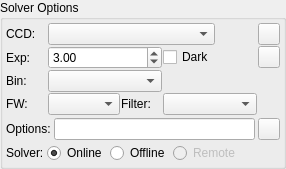
        <widget class="QGroupBox" name="plateSolverOptionsGroup">
         <property name="title">
          <string>Solver Options</string>
         </property>
         <layout class="QVBoxLayout" name="verticalLayout_2">
          <property name="spacing">
           <number>3</number>
          </property>
          <property name="leftMargin">
           <number>3</number>
          </property>
          <property name="topMargin">
           <number>3</number>
          </property>
          <property name="rightMargin">
           <number>3</number>
          </property>
          <property name="bottomMargin">
           <number>3</number>
          </property>
          <item>
           <layout class="QHBoxLayout" name="horizontalLayout">
            <property name="spacing">
             <number>1</number>
            </property>
            <item>
             <layout class="QGridLayout" name="gridLayout_4">
              <property name="spacing">
               <number>1</number>
              </property>
              <item row="0" column="0">
               <widget class="QLabel" name="textLabel1_6">
                <property name="toolTip">
                 <string/>
                </property>
                <property name="whatsThis">
                 <string/>
                </property>
                <property name="text">
                 <string>CCD:</string>
                </property>
               </widget>
              </item>
              <item row="1" column="7">
               <widget class="QPushButton" name="toggleFullScreenB">
                <property name="minimumSize">
                 <size>
                  <width>22</width>
                  <height>22</height>
                 </size>
                </property>
                <property name="maximumSize">
                 <size>
                  <width>22</width>
                  <height>22</height>
                 </size>
                </property>
                <property name="toolTip">
                 <string>Toggle Full Screen</string>
                </property>
                <property name="text">
                 <string/>
                </property>
               </widget>
              </item>
              <item row="1" column="1" colspan="2">
               <widget class="QDoubleSpinBox" name="exposureIN">
                <property name="toolTip">
                 <string>Exposure duration in seconds</string>
                </property>
                <property name="minimum">
                 <double>0.100000000000000</double>
                </property>
                <property name="maximum">
                 <double>60.000000000000000</double>
                </property>
                <property name="singleStep">
                 <double>0.500000000000000</double>
                </property>
                <property name="value">
                 <double>3.000000000000000</double>
                </property>
               </widget>
              </item>
              <item row="1" column="0">
               <widget class="QLabel" name="label_7">
                <property name="toolTip">
                 <string/>
                </property>
                <property name="text">
                 <string>Exp:</string>
                </property>
               </widget>
              </item>
              <item row="1" column="3">
               <widget class="QCheckBox" name="alignDarkFrameCheck">
                <property name="toolTip">
                 <string>Subtract dark frame. If no suitable dark frame is available, a dark frame shall be captured.</string>
                </property>
                <property name="text">
                 <string>Dark</string>
                </property>
               </widget>
              </item>
              <item row="2" column="1" colspan="2">
               <widget class="QComboBox" name="binningCombo">
                <property name="toolTip">
                 <string>Camera binning</string>
                </property>
               </widget>
              </item>
              <item row="2" column="0">
               <widget class="QLabel" name="label_18">
                <property name="toolTip">
                 <string/>
                </property>
                <property name="text">
                 <string>Bin:</string>
                </property>
               </widget>
              </item>
              <item row="0" column="7">
               <widget class="QPushButton" name="showFITSViewerB">
                <property name="minimumSize">
                 <size>
                  <width>22</width>
                  <height>22</height>
                 </size>
                </property>
                <property name="maximumSize">
                 <size>
                  <width>22</width>
                  <height>22</height>
                 </size>
                </property>
                <property name="toolTip">
                 <string>Show in FITS Viewer</string>
                </property>
                <property name="text">
                 <string/>
                </property>
               </widget>
              </item>
              <item row="0" column="1" colspan="3">
               <widget class="QComboBox" name="CCDCaptureCombo"/>
              </item>
              <item row="3" column="0">
               <widget class="QLabel" name="FilterCaptureLabel">
                <property name="text">
                 <string>FW:</string>
                </property>
               </widget>
              </item>
              <item row="3" column="1">
               <widget class="QComboBox" name="FilterDevicesCombo"/>
              </item>
              <item row="3" column="2">
               <widget class="QLabel" name="FilterPosLabel">
                <property name="text">
                 <string>Filter:</string>
                </property>
               </widget>
              </item>
              <item row="3" column="3" colspan="2">
               <widget class="QComboBox" name="FilterPosCombo"/>
              </item>
             </layout>
            </item>
           </layout>
          </item>
          <item>
           <layout class="QHBoxLayout" name="horizontalLayout_11">
            <property name="spacing">
             <number>3</number>
            </property>
            <item>
             <widget class="QLabel" name="label_14">
              <property name="text">
               <string>Options:</string>
              </property>
             </widget>
            </item>
            <item>
             <widget class="QLineEdit" name="solverOptions">
              <property name="statusTip">
               <string>Additional options to be the solver</string>
              </property>
              <property name="readOnly">
               <bool>false</bool>
              </property>
             </widget>
            </item>
            <item>
             <widget class="QPushButton" name="editOptionsB">
              <property name="minimumSize">
               <size>
                <width>22</width>
                <height>22</height>
               </size>
              </property>
              <property name="maximumSize">
               <size>
                <width>22</width>
                <height>22</height>
               </size>
              </property>
              <property name="toolTip">
               <string>Edit solver options</string>
              </property>
              <property name="text">
               <string/>
              </property>
             </widget>
            </item>
           </layout>
          </item>
          <item>
           <layout class="QHBoxLayout" name="horizontalLayout_12">
            <property name="spacing">
             <number>3</number>
            </property>
            <item>
             <widget class="QLabel" name="label_21">
              <property name="text">
               <string>Solver:</string>
              </property>
             </widget>
            </item>
            <item>
             <widget class="QRadioButton" name="onlineSolverR">
              <property name="toolTip">
               <string>Use online astrometry.net solver to solve the image. You must have an internet connection and a valid API key.</string>
              </property>
              <property name="text">
               <string>Online</string>
              </property>
              <property name="checked">
               <bool>true</bool>
              </property>
              <attribute name="buttonGroup">
               <string notr="true">solverTypeGroup</string>
              </attribute>
             </widget>
            </item>
            <item>
             <widget class="QRadioButton" name="offlineSolverR">
              <property name="toolTip">
               <string>Use offline astrometry.net solver. You must install all the necessary index files for your field of view.</string>
              </property>
              <property name="text">
               <string>Offline</string>
              </property>
              <attribute name="buttonGroup">
               <string notr="true">solverTypeGroup</string>
              </attribute>
             </widget>
            </item>
            <item>
             <widget class="QRadioButton" name="remoteSolverR">
              <property name="enabled">
               <bool>false</bool>
              </property>
              <property name="toolTip">
               <string>&lt;html&gt;&lt;head/&gt;&lt;body&gt;&lt;p&gt;Use astrometry solver on remote machine running INDI server. You must select &lt;b&gt;Astrometry&lt;/b&gt; driver from Auxiliary drivers in your Ekos devices profile for this option to be enabled.&lt;/p&gt;&lt;/body&gt;&lt;/html&gt;</string>
              </property>
              <property name="text">
               <string>Remote</string>
              </property>
              <attribute name="buttonGroup">
               <string notr="true">solverTypeGroup</string>
              </attribute>
             </widget>
            </item>
            <item>
             <spacer name="horizontalSpacer">
              <property name="orientation">
               <enum>Qt::Horizontal</enum>
              </property>
              <property name="sizeHint" stdset="0">
               <size>
                <width>40</width>
                <height>20</height>
               </size>
              </property>
             </spacer>
            </item>
           </layout>
          </item>
         </layout>
        </widget>
